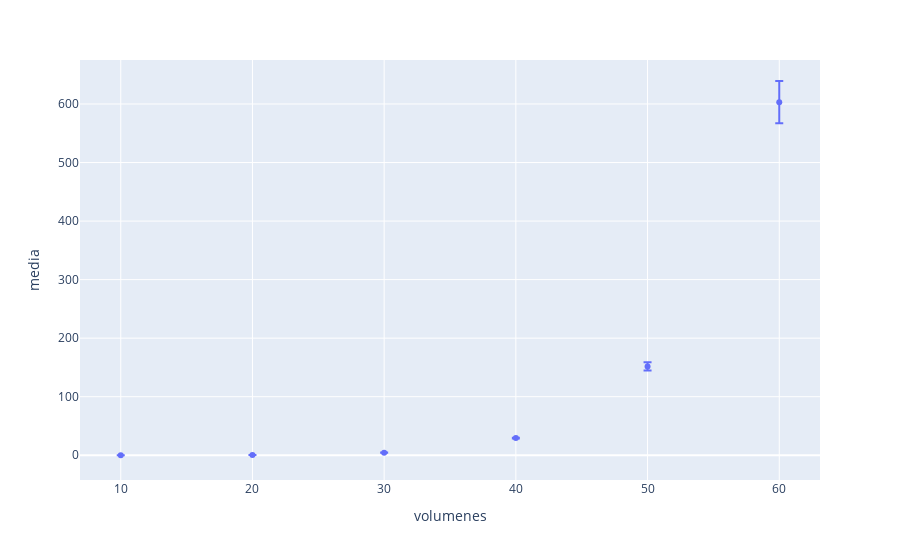

Here is the notebook cell this chart was saved with:
### Code cell
fig = px.scatter(eqsystem_python, x="volumenes", y=" media",
                 error_y=" desviacion_estandar")
fig.show()

### Figure 1 — Plotly figure (JSON) as saved in the notebook; plotly's stock layout.template omitted (floating-point values rounded to 4 significant figures)
{"data": [{"error_y": {"array": [0.0006336, 0.00952, 0.2481, 0.5923, 7.031, 36.1]}, "hovertemplate": "volumenes=%{x}<br> media=%{y}<extra></extra>", "legendgroup": "", "marker": {"color": "#636efa", "symbol": "circle"}, "mode": "markers", "name": "", "orientation": "v", "showlegend": false, "type": "scatter", "x": [10, 20, 30, 40, 50, 60], "xaxis": "x", "y": [0.007879, 0.3017, 4.34, 29.26, 151.8, 603.2], "yaxis": "y"}], "layout": {"legend": {"tracegroupgap": 0}, "margin": {"t": 60}, "xaxis": {"anchor": "y", "domain": [0, 1], "title": {"text": "volumenes"}}, "yaxis": {"anchor": "x", "domain": [0, 1], "title": {"text": " media"}}}}
